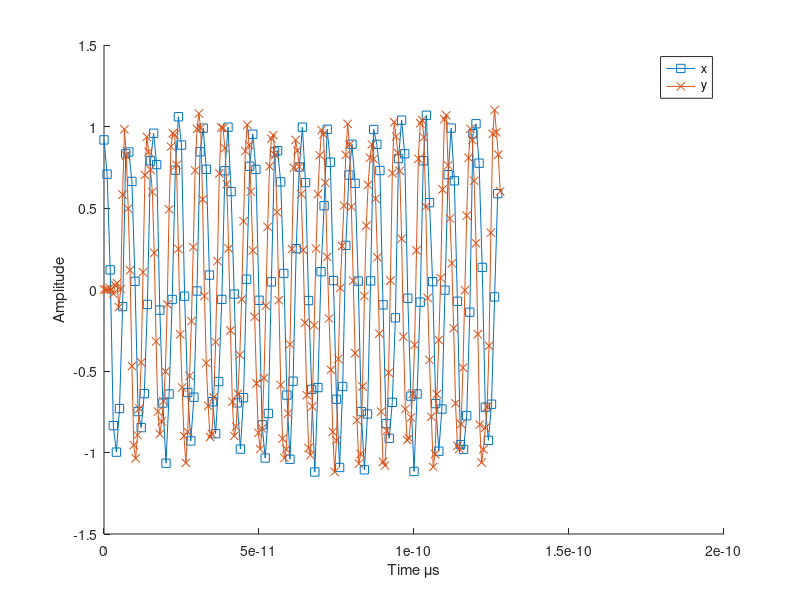

Write the MATLAB code that produced this figure. (Note: this script raises an error after producing the figure.)
%% Target
%
% * Use Matlab to design a fractional rate converter
% * Use Simulink to design a fractional rate converter
% 
% The parameters are:
%
% * x[n] = cos(2*pi*Fc*n*Ts) + w[n];
% * w[n] is the noise
% * Fc = 62.5 [kHz]
% * F  =  1   [MHz]
% * L  =  5   % Interpolator Factor
% * M  =  3   % Decimator Factor
% 
% *Suggestions*
% 
% FIR coefficients
%   fir_ord = 64;
%   [fir_num] = fir1(fir_ord, Wn, hann(fir_ord+1));
% 
% Filtering
%   y = filter(num,den,x);
%     * x   - input signal
%     * y   - output signal
%     * num - numerator   coefficients
%     * den - denominator coefficients
%

%% Clear
clc;            % Clear the text from the Command Window
clear;          % Remove all variables from the current workspace
close all;      % Close all figures



%% Matlab Exercise
Fc = 125e3;
Fs = 1e6;
Ts = 1/Fs;
len = 128;
L = 5;
M = 3;
n = 0:len-1;

% Signal
w = 0.1*randn(1,len);
x = cos(2*pi*Fc*n*Ts) + w;

% Filter
fir_ord = 64;
F_cut = 500e3;
Wn = F_cut / (Fs*L/2);
fir_num = fir1(fir_ord, Wn, hann(fir_ord+1));

% Upsampler
xu = upsample(x,L);
nu = 0:length(xu)-1;

% Interpolation
y = L*filter(fir_num, 1, xu);

% Downsampler
y = downsample(y,M);
ny = 0:length(y)-1;

% Time vectors
tx  = n*Ts / 1e6;
ty  = ny*(Ts/L*M) / 1e6;

figure
hold on
plot(tx ,  x, 's-')
plot(ty ,  y, 'x-')
hold off
legend('x','y')
xlabel('Time \mus')
ylabel('Amplitude')

fvtool(x,  1, 'Fs',Fs)
fvtool(y,  1, 'Fs',Fs*L)
